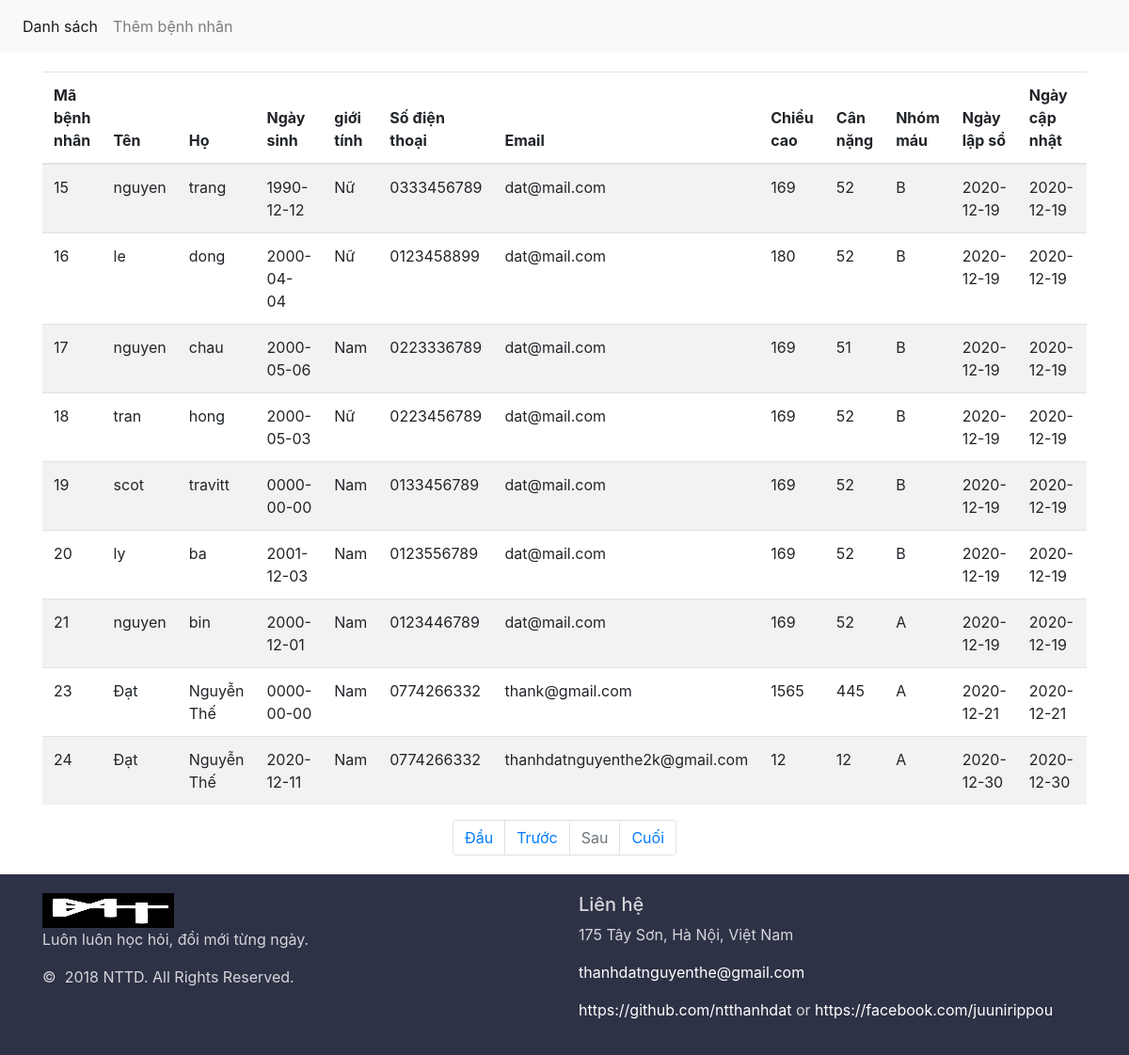
Screenshot of /?pageno=2 with the database file from the repository.
### tables this page shows
CREATE TABLE `patient` (
  `PatientID` int(11) NOT NULL,
  `FirstName` char(50) NOT NULL,
  `LastName` char(50) NOT NULL,
  `DateOfBirth` date DEFAULT NULL,
  `Gender` char(6) DEFAULT NULL,
  `PhoneNumber` char(10) DEFAULT NULL,
  `Email` char(30) DEFAULT NULL,
  `Height` int(11) DEFAULT NULL,
  `Weight` int(11) DEFAULT NULL,
  `BloodGroup` char(3) DEFAULT NULL,
  `CreateOn` date DEFAULT NULL,
  `ModifiedOn` date DEFAULT NULL
);

### index.php (the view, shortened to what this page needs)
<?php include('header.php');
include('config.php');
if (isset($_GET['pageno'])) {
    $pageno = $_GET['pageno'];
} else {
    $pageno = 1;
}
$no_of_records_per_page = 10;
$offset = ($pageno - 1) * $no_of_records_per_page;
$total_pages_sql = "SELECT COUNT(*) FROM patient";
$result = mysqli_query($conn, $total_pages_sql);
$total_rows = mysqli_fetch_array($result)[0];
$total_pages = ceil($total_rows / $no_of_records_per_page);
?>
<div class="container">
    <div class="row">
        <div class="col">
            <table class="table table-striped table-inverse table-responsive">
                <?php
                $sql = "select * from patient LIMIT $offset, $no_of_records_per_page";
                mysqli_set_charset($conn, 'UTF8');
                $result = mysqli_query($conn, $sql);
                if (mysqli_num_rows($result) > 0) {
                    $post_list = mysqli_fetch_all($result);
                }
                ?>
                <thead class="thead-inverse">
                    <tr>
                        <th>Mã bệnh nhân</th>
                        <th>Tên</th>
                        <th>Họ</th>
                        <th>Ngày sinh</th>
                        <th>giới tính</th>
                        <th>Số điện thoại</th>
                        <th >Email</th>
                        <th>Chiều cao</th>
                        <th>Cân nặng</th>
                        <th>Nhóm máu</th>
                        <th>Ngày lập sổ</th>
                        <th>Ngày cập nhật</th>
                        <th>Xem chi tiết</th>
                    </tr>
                </thead>
                <tbody>
                    <?php
                    foreach ($post_list as $post) {
                        echo '<tr>';
                        echo '<td scope="row">' . $post[0] . '</td>';
                        echo '<td scope="row">' . $post[2] . '</td>';
                        echo '<td scope="row">' . $post[1] . '</td>';
                        echo '<td scope="row">' . $post[3] . '</td>';
                        echo '<td scope="row">' . $post[4] . '</td>';
                        echo '<td scope="row">' . $post[5] . '</td>';
                        echo '<td scope="row">' . $post[6] . '</td>';
                        echo '<td scope="row">' . $post[7] . '</td>';
                        echo '<td scope="row">' . $post[8] . '</td>';
                        echo '<td scope="row">' . $post[9] . '</td>';
                        echo '<td scope="row">' . $post[10] . '</td>';
                        echo '<td scope="row">' . $post[11] . '</td>';
                        echo '<td> <a href="display.php?id=' . $post[0] . '"> <i class="fas fa-file-alt"></i></td>';
                        echo '</tr>';
                    }
                    ?>
                </tbody>
            </table>
            <div class="">
                <ul class="pagination justify-content-center">
                    <li class="page-item"><a class="page-link"  href="?pageno=1">Đầu</a></li>
                    <li class="page-item <?php if($pageno <= 1){ echo 'disabled'; } ?>">
                        <a class="page-link" href="<?php if($pageno <= 1){ echo '#'; } else { echo "?pageno=".($pageno - 1); } ?>">Trước</a>
                    </li>
                    <li class="page-item <?php if($pageno >= $total_pages){ echo 'disabled'; } ?>">
                        <a class="page-link" href="<?php if($pageno >= $total_pages){ echo '#'; } else { echo "?pageno=".($pageno + 1); } ?>">Sau</a>
                    </li>
                    <li class="page-item"><a class="page-link"" href="?pageno=<?php echo $total_pages; ?>">Cuối</a></li>
                </ul>
            </div>
        </div>
    </div>
</div>
<?php include('footer.php') ?>

### style.css (style rules this page uses)
.container { padding-top: 20px; padding-bottom: 20px; }
ul, ol { list-style: none; padding: 0; margin: 0; }

### rows the page displays
patient: PatientID "15", LastName "nguyen", FirstName "trang", DateOfBirth "1990-12-12", Gender "Nữ", PhoneNumber "0333456789", Email "dat@mail.com", Height "169", Weight "52", BloodGroup "B", CreateOn "2020-12-19", ModifiedOn "2020-12-19"
patient: PatientID "16", LastName "le", FirstName "dong", DateOfBirth "2000-04-04", Gender "Nữ", PhoneNumber "0123458899", Email "dat@mail.com", Height "180", Weight "52", BloodGroup "B", CreateOn "2020-12-19", ModifiedOn "2020-12-19"
patient: PatientID "17", LastName "nguyen", FirstName "chau", DateOfBirth "2000-05-06", Gender "Nam", PhoneNumber "0223336789", Email "dat@mail.com", Height "169", Weight "51", BloodGroup "B", CreateOn "2020-12-19", ModifiedOn "2020-12-19"
patient: PatientID "18", LastName "tran", FirstName "hong", DateOfBirth "2000-05-03", Gender "Nữ", PhoneNumber "0223456789", Email "dat@mail.com", Height "169", Weight "52", BloodGroup "B", CreateOn "2020-12-19", ModifiedOn "2020-12-19"
patient: PatientID "19", LastName "scot", FirstName "travitt", DateOfBirth "0000-00-00", Gender "Nam", PhoneNumber "0133456789", Email "dat@mail.com", Height "169", Weight "52", BloodGroup "B", CreateOn "2020-12-19", ModifiedOn "2020-12-19"
patient: PatientID "20", LastName "ly", FirstName "ba", DateOfBirth "2001-12-03", Gender "Nam", PhoneNumber "0123556789", Email "dat@mail.com", Height "169", Weight "52", BloodGroup "B", CreateOn "2020-12-19", ModifiedOn "2020-12-19"
patient: PatientID "21", LastName "nguyen", FirstName "bin", DateOfBirth "2000-12-01", Gender "Nam", PhoneNumber "0123446789", Email "dat@mail.com", Height "169", Weight "52", BloodGroup "A", CreateOn "2020-12-19", ModifiedOn "2020-12-19"
patient: PatientID "23", LastName "Đạt", FirstName "Nguyễn Thế", DateOfBirth "0000-00-00", Gender "Nam", PhoneNumber "0774266332", Email "thank@gmail.com", Height "1565", Weight "445", BloodGroup "A", CreateOn "2020-12-21", ModifiedOn "2020-12-21"
patient: PatientID "24", LastName "Đạt", FirstName "Nguyễn Thế", DateOfBirth "2020-12-11", Gender "Nam", PhoneNumber "0774266332", Email "thanhdatnguyenthe2k@gmail.com", Height "12", Weight "12", BloodGroup "A", CreateOn "2020-12-30", ModifiedOn "2020-12-30"
